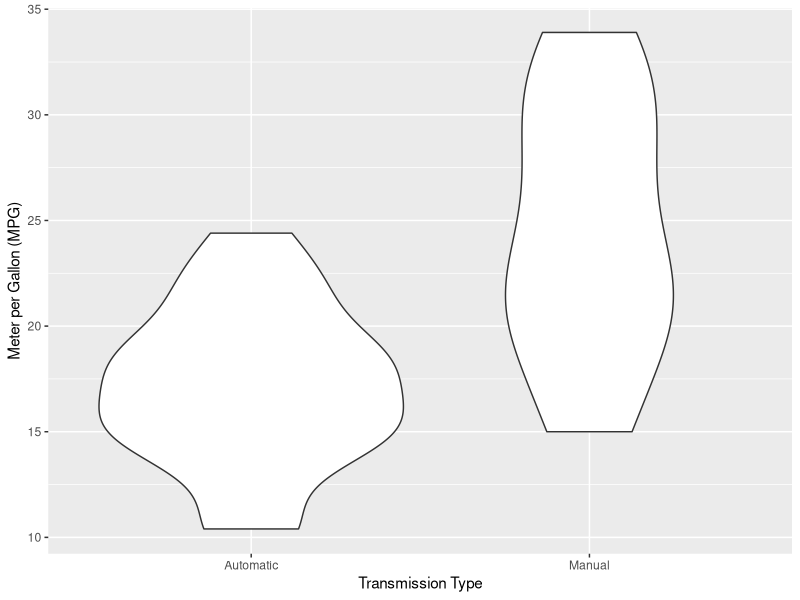

This chart was generated by the following R code: (Note: this script raises an error after producing the figure.)
rm(list=ls())
data(mtcars)
mtcars
?mtcars
##Transmission: 0 = automatic, 1 = manual
head(mtcars)
dim(mtcars)

summary(mtcars)



mtcars$am <- as.factor(mtcars$am)
levels(mtcars$am) <- c("Automatic", "Manual")
##Exploratory analysis
library("ggplot2")
violin = ggplot(data = mtcars, aes(y = mpg, x = am))
violin = violin + geom_violin(alpha = 1)
violin = violin + xlab("Transmission Type") + ylab("Meter per Gallon (MPG)")
violin = violin + scale_fill_discrete(name = "Transmission Types", labels=c("Automatic", "Manual"))
violin






##“Is an automatic or manual transmission better for MPG”
aggregate(mpg ~ am, data=mtcars, mean)
## are these values significantly different?

##correlating mpg with remaining variables to pick up candidates for regression
corr <- cor(as.matrix(mtcars[,1]), as.matrix(mtcars[,-1]))
correlations <- as.data.frame(as.table(corr))
names(correlations)[1]<-paste("MPG")
names(correlations)[2]<-paste("Control Variables:")
names(correlations)[3]<-paste("Correlation")
correlations

##regressions:
fit1<-lm(formula = mpg ~ factor(am) -1, data = mtcars)
fit2<-lm(formula = mpg ~ factor(am) + wt -1, data = mtcars)
fit3<-lm(formula = mpg ~ factor(am) + wt + cyl -1, data = mtcars)
fit4<-lm(mpg ~ factor(am) + wt + cyl + disp -1, data = mtcars)
fit5<-lm(mpg ~ factor(am) + wt + cyl + disp + hp -1, data = mtcars)
fit6<-lm(mpg ~ factor(am) + wt + cyl + disp + hp + drat -1, data = mtcars)

summary(fit1)
summary(fit2)
summary(fit3)
summary(fit4)
summary(fit5)
summary(fit6)

resid<-resid(fit5)
predict<-predict(fit5, data=mtcars)
plot(predict, resid)
